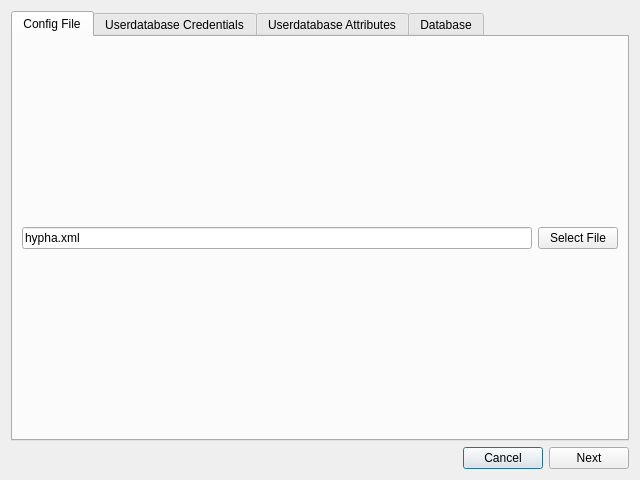
<?xml version="1.0" encoding="UTF-8"?>
<ui version="4.0">
 <class>NewConfigWizzard</class>
 <widget class="QDialog" name="NewConfigWizzard">
  <property name="geometry">
   <rect>
    <x>0</x>
    <y>0</y>
    <width>640</width>
    <height>480</height>
   </rect>
  </property>
  <property name="windowTitle">
   <string>New Config Wizzard</string>
  </property>
  <layout class="QGridLayout" name="gridLayout">
   <item row="1" column="1">
    <widget class="QPushButton" name="cancelButton">
     <property name="text">
      <string>Cancel</string>
     </property>
    </widget>
   </item>
   <item row="1" column="2">
    <widget class="QPushButton" name="nextButton">
     <property name="text">
      <string>Next</string>
     </property>
    </widget>
   </item>
   <item row="1" column="0">
    <spacer name="horizontalSpacer">
     <property name="orientation">
      <enum>Qt::Horizontal</enum>
     </property>
     <property name="sizeHint" stdset="0">
      <size>
       <width>40</width>
       <height>20</height>
      </size>
     </property>
    </spacer>
   </item>
   <item row="0" column="0" colspan="3">
    <widget class="QTabWidget" name="tabWidget">
     <property name="currentIndex">
      <number>0</number>
     </property>
     <widget class="QWidget" name="tabFile">
      <attribute name="title">
       <string>Config File</string>
      </attribute>
      <layout class="QHBoxLayout" name="horizontalLayout">
       <item>
        <widget class="QLineEdit" name="configFileEdit">
         <property name="text">
          <string>hypha.xml</string>
         </property>
        </widget>
       </item>
       <item>
        <widget class="QPushButton" name="selectFileButton">
         <property name="text">
          <string>Select File</string>
         </property>
        </widget>
       </item>
      </layout>
     </widget>
     <widget class="QWidget" name="tabUserDatabaseCredentials">
      <attribute name="title">
       <string>Userdatabase Credentials</string>
      </attribute>
      <layout class="QGridLayout" name="gridLayout_2">
       <item row="1" column="2" colspan="2">
        <widget class="QLineEdit" name="udDatabaseEdit">
         <property name="text">
          <string>hypha.sqlite</string>
         </property>
        </widget>
       </item>
       <item row="0" column="2">
        <widget class="QComboBox" name="udDriverBox">
         <property name="currentText">
          <string>SQLite</string>
         </property>
         <item>
          <property name="text">
           <string>SQLite</string>
          </property>
         </item>
         <item>
          <property name="text">
           <string>MySQL</string>
          </property>
         </item>
        </widget>
       </item>
       <item row="5" column="1">
        <widget class="QLabel" name="label_4">
         <property name="text">
          <string>Password</string>
         </property>
        </widget>
       </item>
       <item row="3" column="1">
        <widget class="QLabel" name="label_2">
         <property name="text">
          <string>Host / File</string>
         </property>
        </widget>
       </item>
       <item row="5" column="2" colspan="2">
        <widget class="QLineEdit" name="udPasswordEdit">
         <property name="text">
          <string>hypha</string>
         </property>
         <property name="echoMode">
          <enum>QLineEdit::PasswordEchoOnEdit</enum>
         </property>
        </widget>
       </item>
       <item row="2" column="1">
        <widget class="QLabel" name="label_11">
         <property name="text">
          <string>Table</string>
         </property>
        </widget>
       </item>
       <item row="4" column="1">
        <widget class="QLabel" name="label_3">
         <property name="text">
          <string>Username</string>
         </property>
        </widget>
       </item>
       <item row="3" column="2" colspan="2">
        <widget class="QLineEdit" name="udHostEdit">
         <property name="text">
          <string>localhost</string>
         </property>
        </widget>
       </item>
       <item row="0" column="1">
        <widget class="QLabel" name="label_5">
         <property name="text">
          <string>Driver</string>
         </property>
        </widget>
       </item>
       <item row="4" column="2" colspan="2">
        <widget class="QLineEdit" name="udUsernameEdit">
         <property name="text">
          <string>hypha</string>
         </property>
        </widget>
       </item>
       <item row="1" column="1">
        <widget class="QLabel" name="label">
         <property name="text">
          <string>Database</string>
         </property>
        </widget>
       </item>
       <item row="3" column="0">
        <spacer name="horizontalSpacer_4">
         <property name="orientation">
          <enum>Qt::Horizontal</enum>
         </property>
         <property name="sizeHint" stdset="0">
          <size>
           <width>40</width>
           <height>20</height>
          </size>
         </property>
        </spacer>
       </item>
       <item row="0" column="3">
        <spacer name="horizontalSpacer_5">
         <property name="orientation">
          <enum>Qt::Horizontal</enum>
         </property>
         <property name="sizeHint" stdset="0">
          <size>
           <width>40</width>
           <height>20</height>
          </size>
         </property>
        </spacer>
       </item>
       <item row="2" column="2" colspan="2">
        <widget class="QLineEdit" name="udTableEdit">
         <property name="text">
          <string>hypha_userdb</string>
         </property>
        </widget>
       </item>
       <item row="1" column="4">
        <widget class="QPushButton" name="selectUserDBButton">
         <property name="text">
          <string>Select SQLite</string>
         </property>
        </widget>
       </item>
       <item row="1" column="5">
        <spacer name="horizontalSpacer_6">
         <property name="orientation">
          <enum>Qt::Horizontal</enum>
         </property>
         <property name="sizeHint" stdset="0">
          <size>
           <width>40</width>
           <height>20</height>
          </size>
         </property>
        </spacer>
       </item>
      </layout>
     </widget>
     <widget class="QWidget" name="tabUserDatabaseAttributes">
      <attribute name="title">
       <string>Userdatabase Attributes</string>
      </attribute>
      <layout class="QGridLayout" name="gridLayout_3">
       <item row="0" column="0">
        <spacer name="horizontalSpacer_2">
         <property name="orientation">
          <enum>Qt::Horizontal</enum>
         </property>
         <property name="sizeHint" stdset="0">
          <size>
           <width>40</width>
           <height>20</height>
          </size>
         </property>
        </spacer>
       </item>
       <item row="1" column="2">
        <widget class="QLineEdit" name="udAttrFirstnameEdit">
         <property name="text">
          <string>firstname</string>
         </property>
        </widget>
       </item>
       <item row="2" column="1">
        <widget class="QLabel" name="label_8">
         <property name="text">
          <string>Lastname</string>
         </property>
        </widget>
       </item>
       <item row="4" column="2">
        <widget class="QLineEdit" name="udAttrDevicesEdit">
         <property name="text">
          <string>deviceids</string>
         </property>
        </widget>
       </item>
       <item row="0" column="2">
        <widget class="QLineEdit" name="udAttrUsernameEdit">
         <property name="text">
          <string>username</string>
         </property>
        </widget>
       </item>
       <item row="1" column="1">
        <widget class="QLabel" name="label_7">
         <property name="text">
          <string>Firstname</string>
         </property>
        </widget>
       </item>
       <item row="0" column="1">
        <widget class="QLabel" name="label_9">
         <property name="text">
          <string>Username</string>
         </property>
        </widget>
       </item>
       <item row="2" column="2">
        <widget class="QLineEdit" name="udAttrLastnameEdit">
         <property name="text">
          <string>lastname</string>
         </property>
        </widget>
       </item>
       <item row="3" column="1">
        <widget class="QLabel" name="label_10">
         <property name="text">
          <string>Mail</string>
         </property>
        </widget>
       </item>
       <item row="3" column="2">
        <widget class="QLineEdit" name="udAttrMailEdit">
         <property name="text">
          <string>mail</string>
         </property>
        </widget>
       </item>
       <item row="4" column="1">
        <widget class="QLabel" name="label_6">
         <property name="text">
          <string>Devices</string>
         </property>
        </widget>
       </item>
       <item row="0" column="3">
        <spacer name="horizontalSpacer_3">
         <property name="orientation">
          <enum>Qt::Horizontal</enum>
         </property>
         <property name="sizeHint" stdset="0">
          <size>
           <width>40</width>
           <height>20</height>
          </size>
         </property>
        </spacer>
       </item>
      </layout>
     </widget>
     <widget class="QWidget" name="tabDatabase">
      <attribute name="title">
       <string>Database</string>
      </attribute>
      <layout class="QGridLayout" name="gridLayout_4">
       <item row="1" column="1">
        <widget class="QLabel" name="label_13">
         <property name="text">
          <string>Database</string>
         </property>
        </widget>
       </item>
       <item row="0" column="1">
        <widget class="QLabel" name="label_12">
         <property name="text">
          <string>Driver</string>
         </property>
        </widget>
       </item>
       <item row="2" column="2" colspan="2">
        <widget class="QLineEdit" name="dHostEdit">
         <property name="text">
          <string>localhost</string>
         </property>
        </widget>
       </item>
       <item row="3" column="2" colspan="2">
        <widget class="QLineEdit" name="dUsernameEdit">
         <property name="text">
          <string>hypha</string>
         </property>
        </widget>
       </item>
       <item row="2" column="0">
        <spacer name="horizontalSpacer_7">
         <property name="orientation">
          <enum>Qt::Horizontal</enum>
         </property>
         <property name="sizeHint" stdset="0">
          <size>
           <width>40</width>
           <height>20</height>
          </size>
         </property>
        </spacer>
       </item>
       <item row="4" column="1">
        <widget class="QLabel" name="label_16">
         <property name="text">
          <string>Password</string>
         </property>
        </widget>
       </item>
       <item row="2" column="1">
        <widget class="QLabel" name="label_14">
         <property name="text">
          <string>Host / File</string>
         </property>
        </widget>
       </item>
       <item row="4" column="2" colspan="2">
        <widget class="QLineEdit" name="dPasswordEdit">
         <property name="text">
          <string>hypha</string>
         </property>
         <property name="echoMode">
          <enum>QLineEdit::PasswordEchoOnEdit</enum>
         </property>
        </widget>
       </item>
       <item row="3" column="1">
        <widget class="QLabel" name="label_15">
         <property name="text">
          <string>Username</string>
         </property>
        </widget>
       </item>
       <item row="1" column="2" colspan="2">
        <widget class="QLineEdit" name="dDatabaseEdit">
         <property name="text">
          <string>hypha.sqlite</string>
         </property>
        </widget>
       </item>
       <item row="0" column="2">
        <widget class="QComboBox" name="dDriverBox">
         <item>
          <property name="text">
           <string>SQLite</string>
          </property>
         </item>
         <item>
          <property name="text">
           <string>MySQL</string>
          </property>
         </item>
        </widget>
       </item>
       <item row="0" column="3">
        <spacer name="horizontalSpacer_9">
         <property name="orientation">
          <enum>Qt::Horizontal</enum>
         </property>
         <property name="sizeHint" stdset="0">
          <size>
           <width>40</width>
           <height>20</height>
          </size>
         </property>
        </spacer>
       </item>
       <item row="1" column="4">
        <widget class="QPushButton" name="selectDBButton">
         <property name="text">
          <string>Select SQLite</string>
         </property>
        </widget>
       </item>
       <item row="1" column="5">
        <spacer name="horizontalSpacer_8">
         <property name="orientation">
          <enum>Qt::Horizontal</enum>
         </property>
         <property name="sizeHint" stdset="0">
          <size>
           <width>40</width>
           <height>20</height>
          </size>
         </property>
        </spacer>
       </item>
      </layout>
     </widget>
    </widget>
   </item>
  </layout>
 </widget>
 <resources/>
 <connections/>
</ui>
